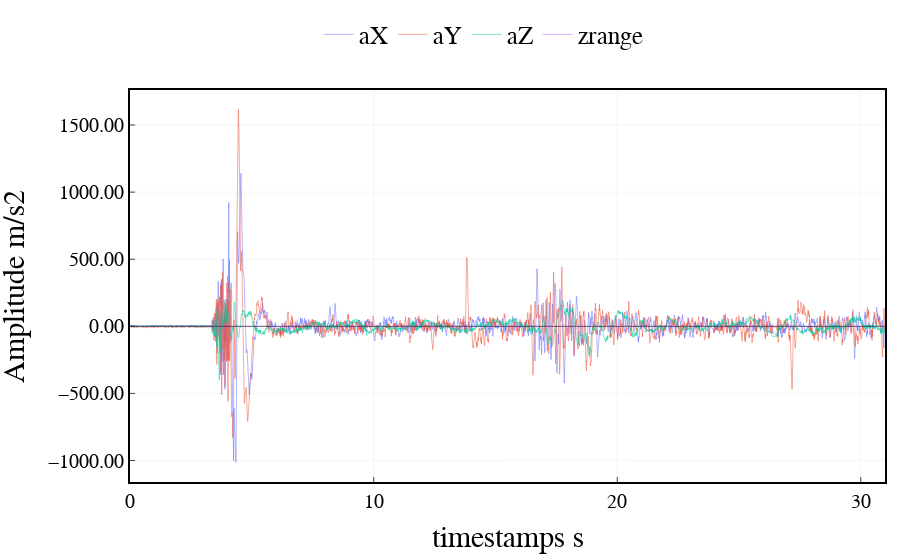

Write notebook code for a chart like this one.
### Code cell
# 画图：3轴陀螺仪+高度计

import scipy.signal as signal_p

# Define filter parameters
fs = 100  # Sampling frequency
fc = 4  # Cutoff frequency
order = 6  # Filter order



# Create low-pass Butterworth filter
b, a = signal_p.butter(order, fc / (fs / 2), btype='low')

# Apply filter to signal data
signalf = signal_p.filtfilt(b, a, imu_data[:,:6], axis=0)
timestamp = imu_data[:,7]
fig = go.Figure()
fig.add_trace(go.Scatter(x=timestamp, y=imu_data[:,0],
                    mode='lines',
                    line=dict(width=0.5),
                    name='aX'))
fig.add_trace(go.Scatter(x=timestamp, y=imu_data[:,1],
                    mode='lines',
                    line=dict(width=0.5),
                    name='aY'))
fig.add_trace(go.Scatter(x=timestamp, y=imu_data[:,2],
                    mode='lines',
                    line=dict(width=0.5),
                    name='aZ'))
fig.add_trace(go.Scatter(x=timestamp, y=imu_data[:,8]/1000,
                    mode='lines',
                    line=dict(width=0.5),
                    name='zrange'))


# # Add a rectangle to the plot
# fig.add_shape(type='rect',
#               x0=0,
#               y0=-2,
#               x1=10,
#               y1=2,
#               line=dict(color='blue', width=0.5),
#             #   fillcolor='lightblue',
#               opacity=0.5)

fig.add_shape(type='line',
                x0=0,
                y0=0,
                x1=timestamp[-1].astype(float),
                y1=0,
                line=dict(color='black', width=0.5),
            #   fillcolor='lightblue',
                opacity=1)

    
    


fig.update_layout(xaxis_title='timestamps s',
                        yaxis_title='Amplitude m/s2',
                        font=dict(size=25, family='Arial', color='rgb(0, 0, 0)'),
                        margin={'l': 15, 'r': 15, 't': 15, 'b': 15},
                        # width=1000, height=400,
                        legend=dict(
                            yanchor="top",
                            y=1.2,
                            xanchor="left",
                            x = 0.25,
                            font=dict(
                                family='Arial',
                                size=25,
                                color='rgb(0, 0, 0)',
                            ),
                            orientation="h",
                            # bordercolor="Black",
                            # borderwidth=1
                        ),
                        plot_bgcolor='rgb(255,255,255)',
                        xaxis=dict(
                            showline=True,
                            linecolor='rgb(0, 0, 0)',
                            linewidth=2,
                            ticks='inside',
                            tickfont=dict(
                                family='Arial',
                                size=20,
                                color='rgb(0, 0, 0)',
                            ),
                            tick0 = 150,
                            dtick = 10,
                            gridcolor='rgb(245, 245, 245)',
                            mirror=True
                        ),
                        yaxis=dict(
                            # range = [0, 1],
                            showline=True,
                            linecolor='rgb(0, 0, 0)',
                            linewidth=2,
                            ticks='inside',
                            tickfont=dict(
                                family='Arial',
                                size=20,
                                color='rgb(0, 0, 0)',
                            ),
                            tickformat='.2f',   # y轴刻度分辨率
                            gridcolor='rgb(245, 245, 245)',
                            mirror=True
                        ),
        )

fig.show()

### Figure 1 — Plotly figure (JSON) as saved in the notebook; plotly's stock layout.template omitted (floating-point values rounded to 4 significant figures; data arrays with more than 128 entries replaced by an {"elided": "..."} marker saying what was removed)
{"data": [{"line": {"width": 0.5}, "mode": "lines", "name": "aX", "type": "scatter", "x": {"elided": "3100 float values"}, "y": {"elided": "3100 int values"}}, {"line": {"width": 0.5}, "mode": "lines", "name": "aY", "type": "scatter", "x": {"elided": "3100 float values"}, "y": {"elided": "3100 int values"}}, {"line": {"width": 0.5}, "mode": "lines", "name": "aZ", "type": "scatter", "x": {"elided": "3100 float values"}, "y": {"elided": "3100 int values"}}, {"line": {"width": 0.5}, "mode": "lines", "name": "zrange", "type": "scatter", "x": {"elided": "3100 float values"}, "y": {"elided": "3100 float values"}}], "layout": {"font": {"color": "rgb(0, 0, 0)", "family": "Arial", "size": 25}, "legend": {"font": {"color": "rgb(0, 0, 0)", "family": "Arial", "size": 25}, "orientation": "h", "x": 0.25, "xanchor": "left", "y": 1.2, "yanchor": "top"}, "margin": {"b": 15, "l": 15, "r": 15, "t": 15}, "plot_bgcolor": "rgb(255,255,255)", "shapes": [{"line": {"color": "black", "width": 0.5}, "opacity": 1, "type": "line", "x0": 0, "x1": 30.98, "y0": 0, "y1": 0}], "xaxis": {"dtick": 10, "gridcolor": "rgb(245, 245, 245)", "linecolor": "rgb(0, 0, 0)", "linewidth": 2, "mirror": true, "showline": true, "tick0": 150, "tickfont": {"color": "rgb(0, 0, 0)", "family": "Arial", "size": 20}, "ticks": "inside", "title": {"text": "timestamps s"}}, "yaxis": {"gridcolor": "rgb(245, 245, 245)", "linecolor": "rgb(0, 0, 0)", "linewidth": 2, "mirror": true, "showline": true, "tickfont": {"color": "rgb(0, 0, 0)", "family": "Arial", "size": 20}, "tickformat": ".2f", "ticks": "inside", "title": {"text": "Amplitude m/s2"}}}}
